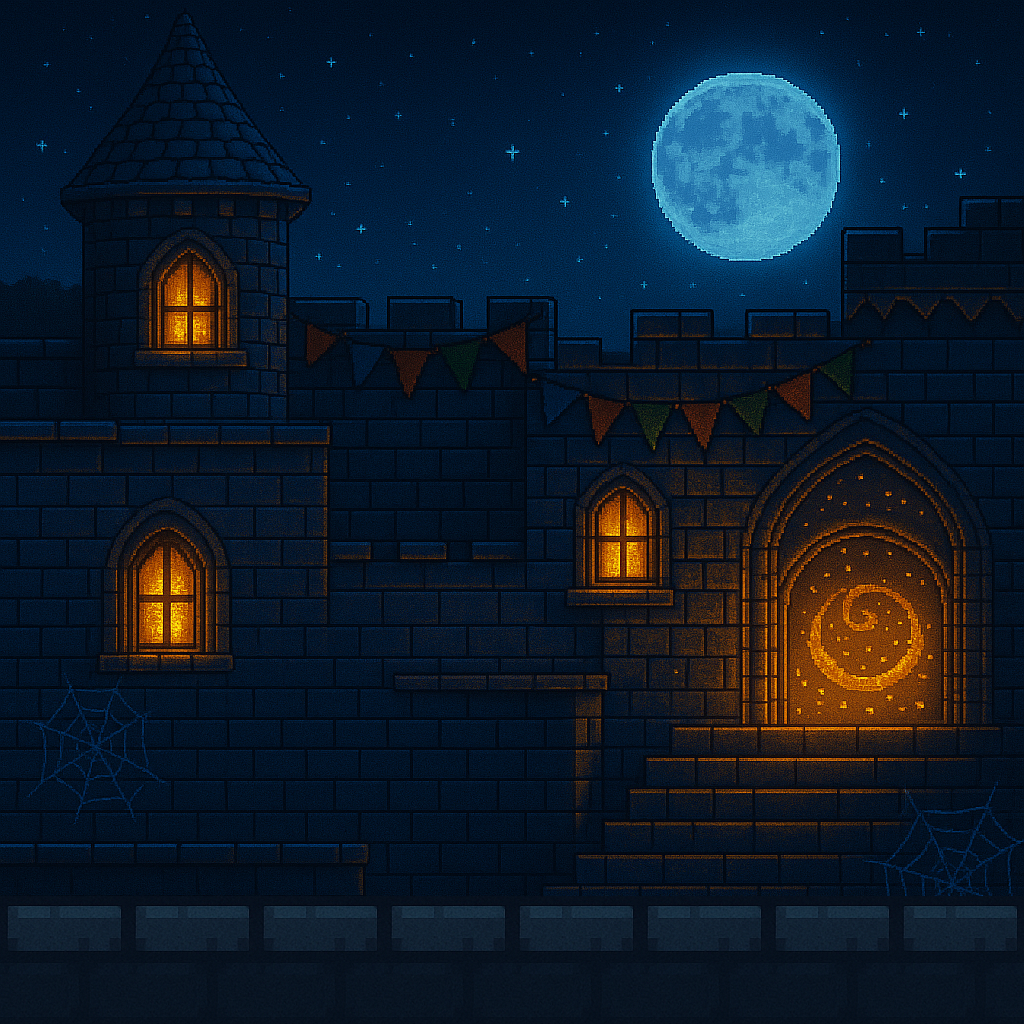

This is a level from a 2D game, rendered from its Tiled map with the project's own tilesets. A one-line summary and the complete map file follow:
An orthogonal 32x32 tile map with 32x32 px tiles, 1 tile layer (ground), 1 image layer and 1 object (PrevMap).

<map version="1.10" tiledversion="1.11.2" orientation="orthogonal" renderorder="right-down" width="32" height="32" tilewidth="32" tileheight="32" infinite="0" nextlayerid="4" nextobjectid="3">
 <tileset firstgid="1" source="../assets/tiles/tmw_nightCastle_spacing.tsx" />
 <imagelayer id="3" name="BackGround">
  <image source="../assets/background/nightCastle2.png" width="1024" height="1024" />
 </imagelayer>
 <layer id="1" name="ground" width="32" height="32">
  <data encoding="csv">
0,0,0,0,0,0,0,0,0,0,0,0,0,0,0,0,0,0,0,0,0,0,0,0,0,0,0,0,0,0,0,0,
0,0,0,0,0,0,0,0,0,0,0,0,0,0,0,0,0,0,0,0,0,0,0,0,0,0,0,0,0,0,0,0,
0,0,0,0,0,0,0,0,0,0,0,0,0,0,0,0,0,0,0,0,0,0,0,0,0,0,0,0,0,0,0,0,
0,0,0,0,0,0,0,0,0,0,0,0,0,0,0,0,0,0,0,0,0,0,0,0,0,0,0,0,0,0,0,0,
0,0,0,0,0,0,0,0,0,0,0,0,0,0,0,0,0,0,0,0,0,0,0,0,0,0,0,0,0,0,0,0,
0,0,0,0,0,0,0,0,0,0,0,0,0,0,0,0,0,0,0,0,0,0,0,0,0,0,0,0,0,0,0,0,
0,0,0,0,0,0,0,0,0,0,0,0,0,0,0,0,0,0,0,0,0,0,0,0,0,0,0,0,0,0,0,0,
0,0,0,0,0,0,0,0,0,0,0,0,0,0,0,0,0,0,0,0,0,0,0,0,0,0,0,0,0,0,0,0,
0,0,0,0,0,0,0,0,0,0,0,0,0,0,0,0,0,0,0,0,0,0,0,0,0,0,0,0,0,0,0,0,
0,0,0,0,0,0,0,0,0,0,0,0,0,0,0,0,0,0,0,0,0,0,0,0,0,0,0,0,0,0,0,0,
0,0,0,0,0,0,0,0,0,0,0,0,0,0,0,0,0,0,0,0,0,0,0,0,0,0,0,0,0,0,0,0,
0,0,0,0,0,0,0,0,0,0,0,0,0,0,0,0,0,0,0,0,0,0,0,0,0,0,0,0,0,0,0,0,
0,0,0,0,0,0,0,0,0,0,0,0,0,0,0,0,0,0,0,0,0,0,0,0,0,0,0,0,0,0,0,0,
0,0,0,0,0,0,0,0,0,0,0,0,0,0,0,0,0,0,0,0,0,0,0,0,0,0,0,0,0,0,0,0,
0,0,0,0,0,0,0,0,0,0,0,0,0,0,0,0,0,0,0,0,0,0,0,0,0,0,0,0,0,0,0,0,
0,0,0,0,0,0,0,0,0,0,0,0,0,0,0,0,0,0,0,0,0,0,0,0,0,0,0,0,0,0,0,0,
0,0,0,0,0,0,0,0,0,0,0,0,0,0,0,0,0,0,0,0,0,0,0,0,0,0,0,0,0,0,0,0,
0,0,0,0,0,0,0,0,0,0,0,0,0,0,0,0,0,0,0,0,0,0,0,0,0,0,0,0,0,0,0,0,
0,0,0,0,0,0,0,0,0,0,0,0,0,0,0,0,0,0,0,0,0,0,0,0,0,0,0,0,0,0,0,0,
0,0,0,0,0,0,0,0,0,0,0,0,0,0,0,0,0,0,0,0,0,0,0,0,0,0,0,0,0,0,0,0,
0,0,0,0,0,0,0,0,0,0,0,0,0,0,0,0,0,0,0,0,0,0,0,0,0,0,0,0,0,0,0,0,
0,0,0,0,0,0,0,0,0,0,0,0,0,0,0,0,0,0,0,0,0,0,0,0,0,0,0,0,0,0,0,0,
0,0,0,0,0,0,0,0,0,0,0,0,0,0,0,0,0,0,0,0,0,0,0,0,0,0,0,0,0,0,0,0,
0,0,0,0,0,0,0,0,0,0,0,0,0,0,0,0,0,0,0,0,0,0,0,0,0,0,0,0,0,0,0,0,
0,0,0,0,0,0,0,0,0,0,0,0,0,0,0,0,0,0,0,0,0,0,0,0,0,0,0,0,0,0,0,0,
0,0,0,0,0,0,0,0,0,0,0,0,0,0,0,0,0,0,0,0,0,0,0,0,0,0,0,0,0,0,0,0,
0,0,0,0,0,0,0,0,0,0,0,0,0,0,0,0,0,0,0,0,0,0,0,0,0,0,0,0,0,0,0,0,
0,0,0,0,0,0,0,0,0,0,0,0,0,0,0,0,0,0,0,0,0,0,0,0,0,0,0,0,0,0,0,0,
1249,1250,1251,1252,1249,1250,1251,1252,1249,1250,1251,1252,1249,1250,1251,1252,1249,1250,1251,1252,1249,1250,1251,1252,1249,1250,1251,1252,1249,1250,1251,1252,
1295,1296,1297,1298,1295,1296,1297,1298,1295,1296,1297,1298,1295,1296,1297,1298,1295,1296,1297,1298,1295,1296,1297,1298,1295,1296,1297,1298,1295,1296,1297,1298,
1341,1342,1343,1344,1341,1342,1343,1344,1341,1342,1343,1344,1341,1342,1343,1344,1341,1342,1343,1344,1341,1342,1343,1344,1341,1342,1343,1344,1341,1342,1343,1344,
1387,1388,1389,1390,1387,1388,1389,1390,1387,1388,1389,1390,1387,1388,1389,1390,1387,1388,1389,1390,1387,1388,1389,1390,1387,1388,1389,1390,1387,1388,1389,1390
</data>
 </layer>
 <objectgroup id="2" name="Trigger">
  <object id="1" name="PrevMap" x="0" y="600" width="5.7284" height="300">
   <properties>
    <property name="target" value="map1" />
   </properties>
  </object>
 </objectgroup>
</map>